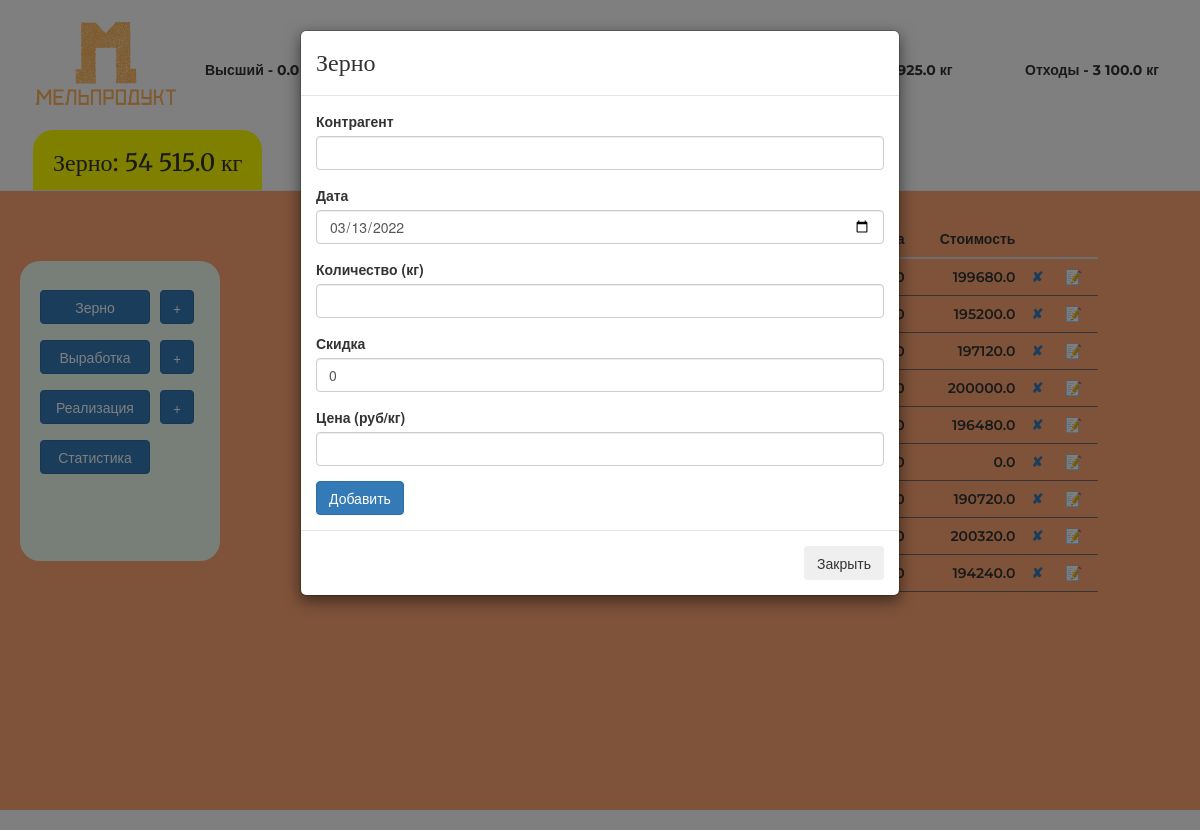
The app's page /gf/grain/add with its own data.
### main.py (models this page shows)
class Grain(db.Model):
    __tablename__ = "grains"
    id = db.Column(db.Integer, primary_key=True)
    agent = db.Column(db.String(250), nullable=False)
    date = db.Column(db.Date(), nullable=False)
    value = db.Column(db.Float(20), nullable=False)
    discount = db.Column(db.Float(20), nullable=False)
    final_value = db.Column(db.Float(20), nullable=False)
    price = db.Column(db.Float(20), nullable=False)
    cost = db.Column(db.Float(20), nullable=False)

### main.py (the view, shortened to what this page needs)
@application.route('/gf/grain/add', methods=['GET', 'POST'])
def grain_add():
    stock = Stock.query.filter_by(id=1).first()
    grain_form = AddGrain(discount=0, date=dt.datetime.now())
    table = db.session.query(Grain).filter(Grain.date <= dt.datetime.now(),
                                                 Grain.date >= dt.datetime.now() - dt.timedelta(
                                                     days=30)).order_by(Grain.date).all()
    return render_template('grainadd.html', title='Зерно', form=grain_form, first='{:,}'.format(stock.first).replace(',', ' '),
                           second='{:,}'.format(stock.second).replace(',', ' '),
                           highest='{:,}'.format(stock.highest).replace(',', ' '),
                           bran='{:,}'.format(stock.bran).replace(',', ' '),
                           waste='{:,}'.format(stock.waste).replace(',', ' '),
                           grain='{:,}'.format(stock.grain).replace(',', ' '),
                           table=reversed(table), button='grain', target='grain', onclick1='onclick=',
                           onclick2='onclick=', onclick3='onclick=', onclick11='onclick=', onclick33='onclick=',
                           bcolor='#ffa775', mright='350px'
                           )

### forms.py
class AddGrain(FlaskForm):
    agent = StringField("Контрагент", validators=[DataRequired()])
    date = DateField("Дата", validators=[DataRequired()])
    value = FloatField("Количество (кг)", validators=[DataRequired()])
    discount = StringField("Скидка", validators=[DataRequired()])
    price = StringField("Цена (руб/кг)", validators=[DataRequired()])
    submit = SubmitField("Добавить")

### main.py (called while the page is built)
@application.template_filter('jround')
def jround(x):
    y = round(x, 2)
    return y

### templates/grainadd.html (shortened to what this page needs)
{% extends 'index.html' %}
{% block modal %}
{% include "modal.html" %}
{% endblock %}
{% block table %}
{% include "grain-table.html" %}
{% endblock %}

### templates/grain-table.html (shortened to what this page needs)
<div class="col-md-8 col-sm-12" >
<table class="table table-hover counter">
        <thead>
          <tr>
            <th scope="col">№</th>
            <th scope="col">Дата</th>
            <th scope="col">Поставщик</th>
            <th scope="col" style="text-align: right; ">Физ. вес</th>
            <th scope="col" style="text-align: right; ">Скидка</th>
            <th scope="col" style="text-align: right; ">Зачет. вес</th>
            <th scope="col" style="text-align: right; ">Цена</th>
            <th scope="col" style="text-align: right; ">Стоимость</th>
            <th scope="col" style="text-align: right; "></th>
            <th scope="col" style="text-align: right; "></th>
          </tr>
        </thead>
        <tbody>
        {% for line in table %}
          <tr>
            <td>{{line.date.strftime('%d.%m.%Y')}}</td>
            <td>{{line.agent}}</td>
            <td class="rghtalgn">{{line.value}}</td>
            <td class="rghtalgn">{{line.discount}}</td>
            <td class="rghtalgn">{{line.final_value | jround()}}</td>
            <td class="rghtalgn">{{line.price}}</td>
            <td  class="rghtalgn">{{line.cost | jround()}}</td>
            <td><a href="#" data-toggle="modal" title="Удалить" data-target="#test" onclick="aTestFunction({{line.id}}, {{line.value}})">✘</a></td>
            <td><a href="{{url_for('grain_edit', item_id=line.id)}}" type="button" title="Редактировать">📝</a></td>
          </tr>
        {% endfor %}
        </tbody>
      </table>
<div class="col-md-8 col-sm-12" >
        </div>

### static/css/main.css (style rules this page uses)
body { margin-top: -20px; }
td, tr, th { font-family: 'Montserrat', sans-serif; font-weight: 600; }
.rghtalgn { text-align: right; }
.counter { counter-reset: schet; }
.counter tbody tr { counter-increment: schet; }
.counter td, .counter tr:before { padding: .1em .5em; border-bottom: 1px solid DimGray; }
.counter tbody tr:before { content: counter(schet); display: table-cell; vertical-align: middle; }

### records on screen
Grain: cost|jround "199680.0"
Grain: cost|jround "195200.0"
Grain: cost|jround "197120.0"
Grain: cost|jround "200000.0"
Grain: cost|jround "196480.0"
Grain: cost|jround "0.0"
Grain: cost|jround "190720.0"
Grain: cost|jround "200320.0"
Grain: cost|jround "194240.0"

### other values on screen
{{ highest }} "0.0"
{{ bran }} "9 925.0"
{{ waste }} "3 100.0"
{{ grain }} "54 515.0"
{{ title }} "Зерно"
